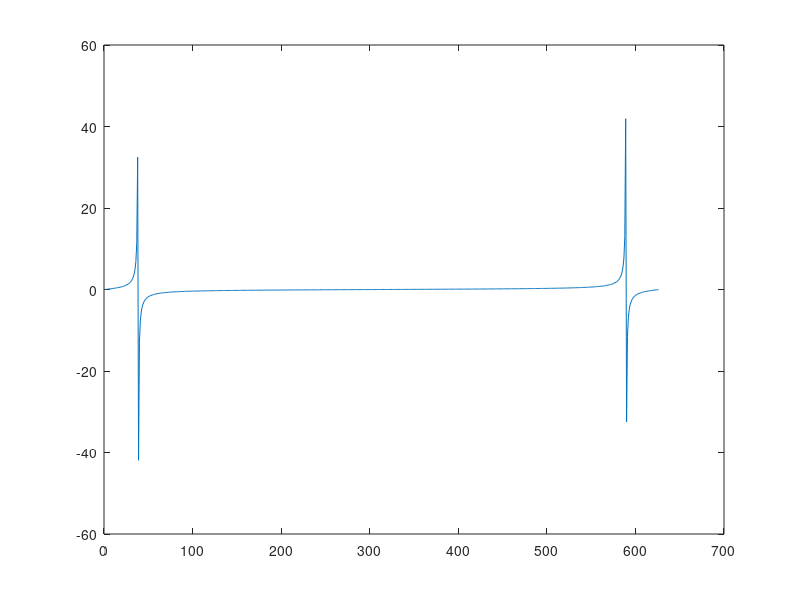

This chart was generated by the following MATLAB code:
clear
fs=250;
t=0:1/fs:2.5;
x=sin(2*pi*15*t);
X=fft(x);
% for i=1:length(x)
%     X(i)=imag(X(i));
%     Z(i)=norm(X(i),length(x));
%     end
% plot(Z);
% figure(2)
    plot(imag(X));
